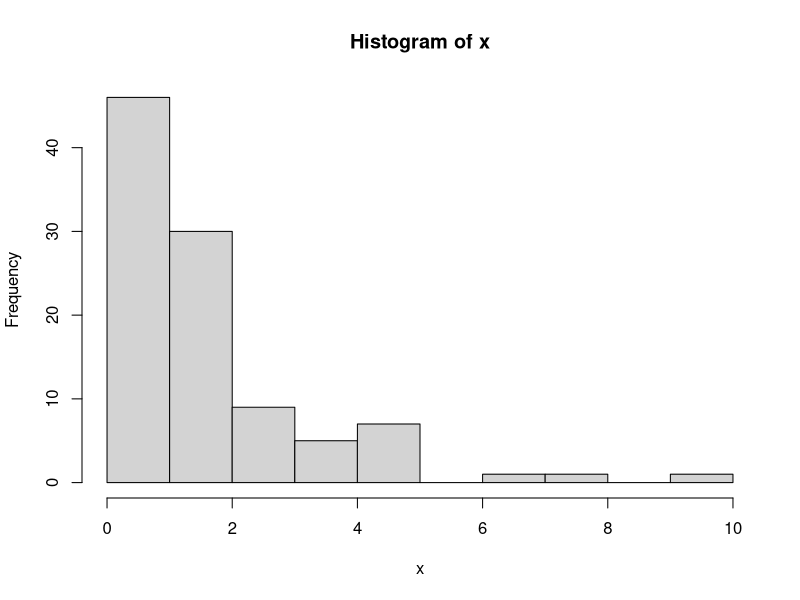
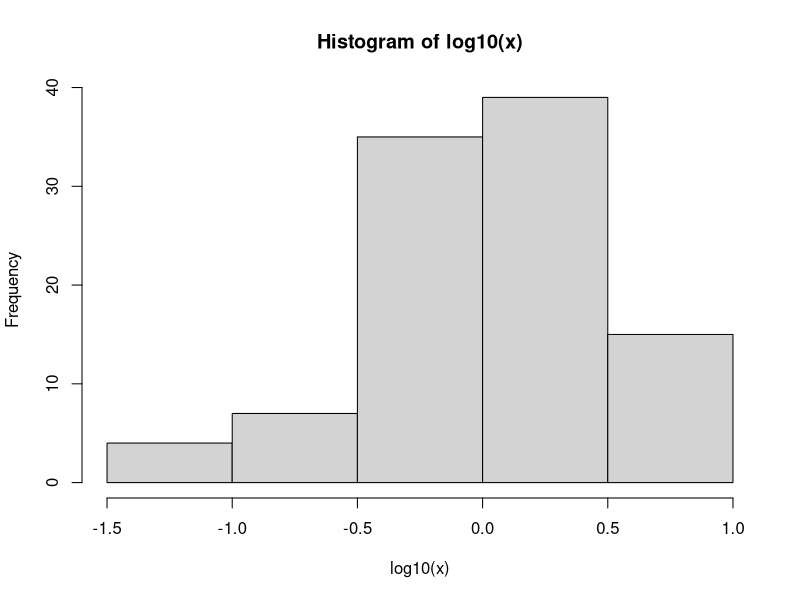

These figures' R source, in order: (Note: this script raises an error after producing the figures.)
# Example showing the 

set.seed(42)
n <- 100
x <- rlnorm(n)
hist(x)
hist(log10(x))
y <- (x + x*rnorm(n)/10)^0.75

y2 <- y/x
y3 <- y/x^0.75

logx <- log10(x)
logy <- log10(y)
logy2 <- log10(y2)
logy3 <- log10(y3)

ggplot(data=data.frame(logx, logy, logy2, logy3), aes(x = logx)) + 
  geom_point(aes(y = logy), col = "red") + 
  geom_smooth(method = "lm", aes(y = logy), col = "red") +
  geom_point(aes(y = logy2), col = "green") +
  geom_smooth(method = "lm", aes(y = logy2), col = "green") +
  geom_point(aes(y = logy3), col = "blue") +
  geom_smooth(method = "lm", aes(y = logy3), col = "blue")

lm(logy ~ logx) %>% summary
lm(logy2 ~ logx) %>% summary
lm(logy3 ~ logx) %>% summary

